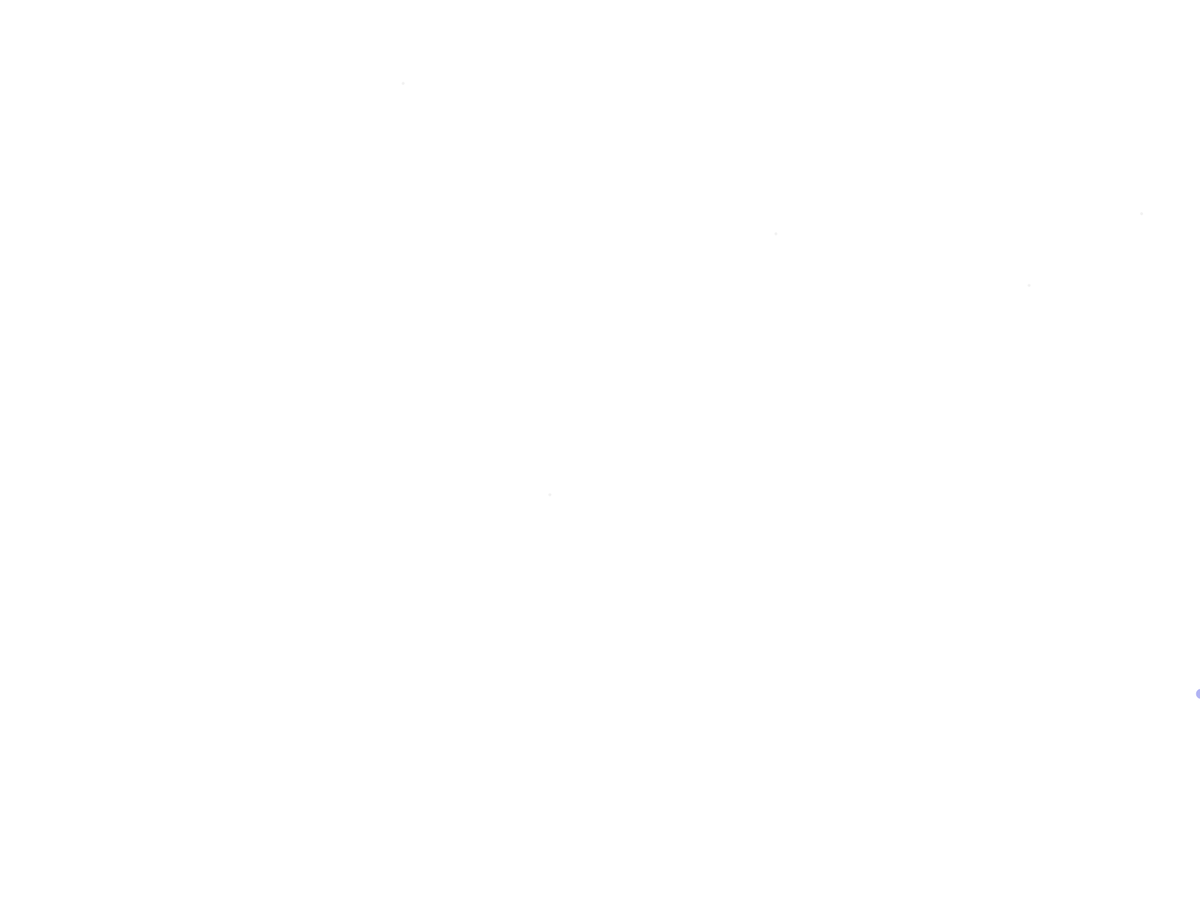
Frame 1 (no input)
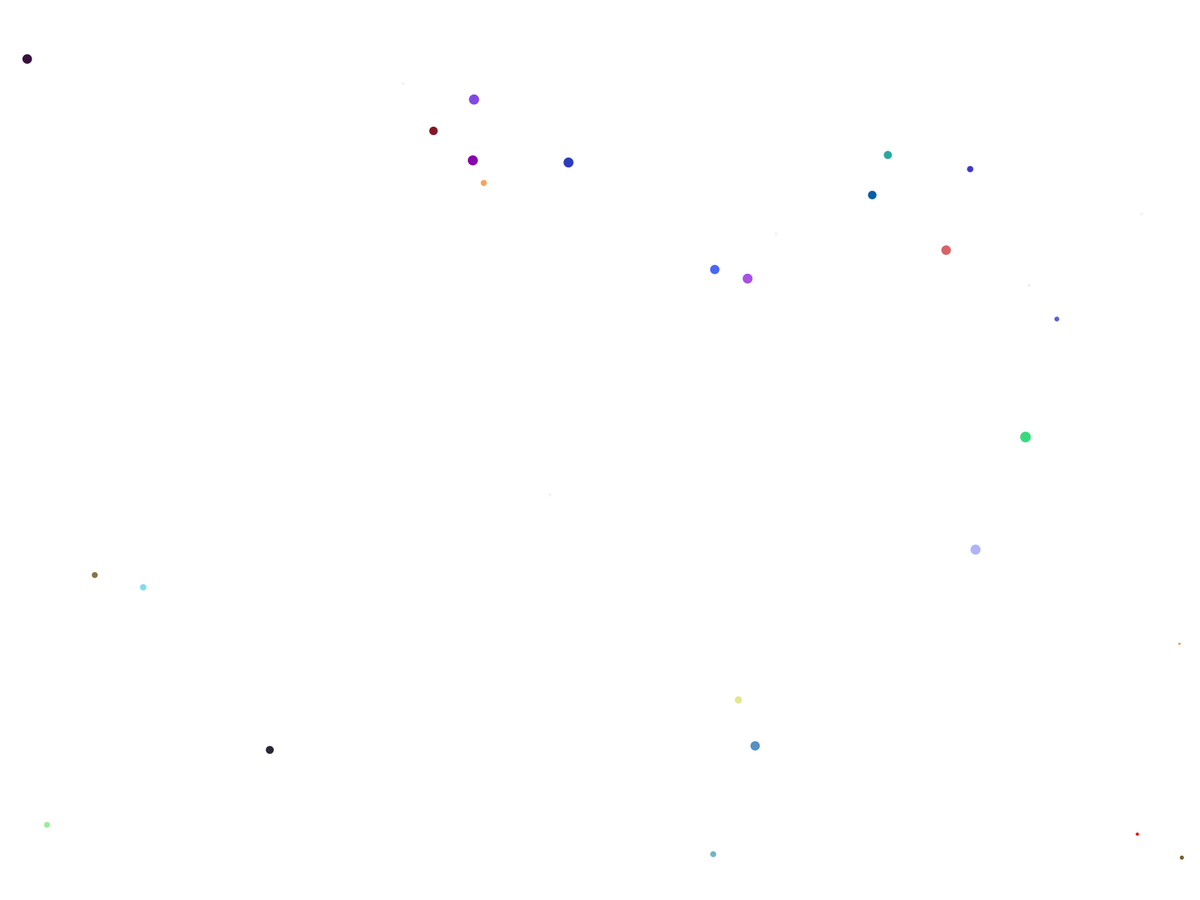
Frame 60 (the mouse pressed at the canvas centre just before this capture)
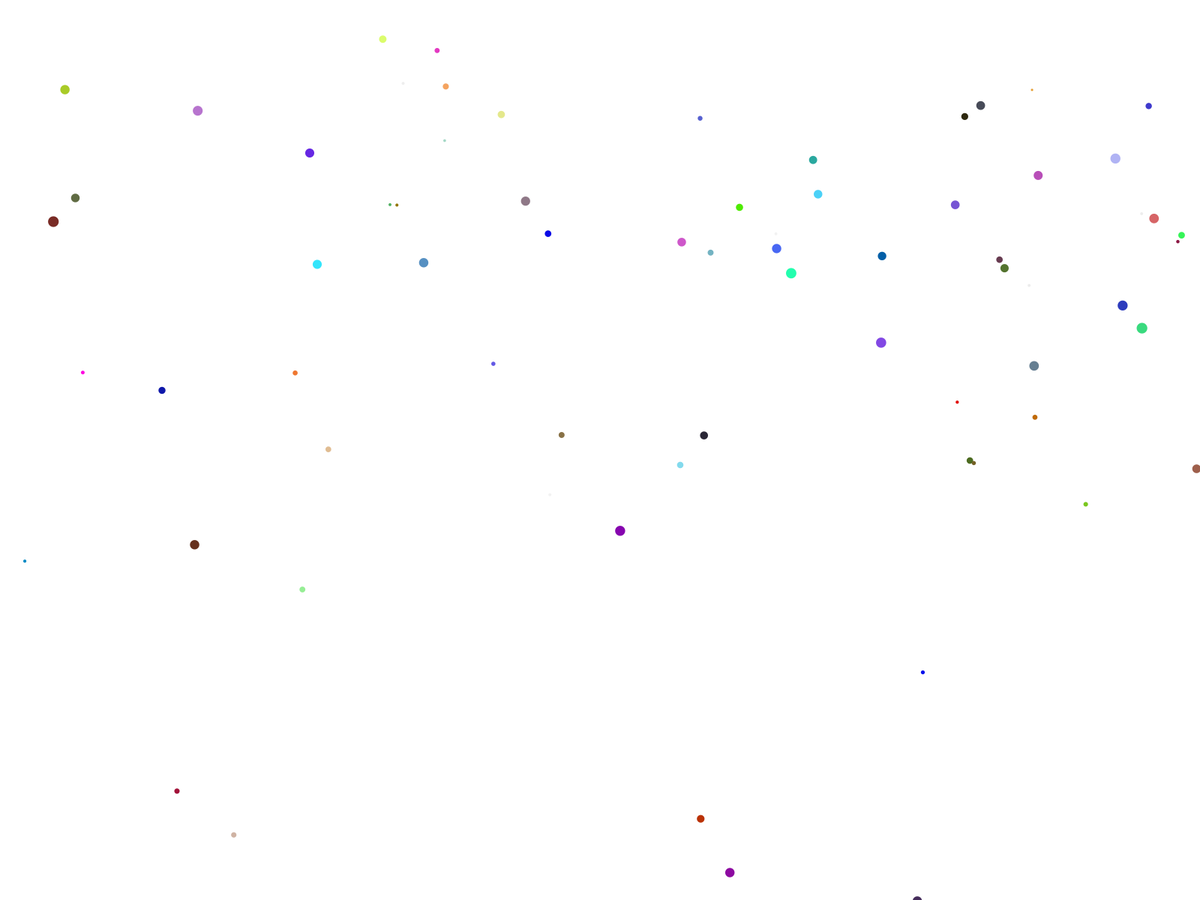
Frame 120 (the mouse held since frame 60 and released just before this capture)

The Processing sketch that drew these frames (run headless with seeded random() and noise(); from frame 60 on, the mouse is pressed at the canvas centre):

// Processing sketch: WhiteHole
// ── WhiteHole.pde
Bubble[] elements;
Bubble[] blacks;

int ballcount = 300;
int blackholes = 5;
float G = 50;
float topmass = 10000;

void setup()
{
  frameRate(30);
  fullScreen();
  
  //size(640,480);
  background(255);
  
  elements = new Bubble[ballcount];
  blacks = new Bubble[blackholes];
  
  for (int i=0; i<blackholes; i++)
    blacks[i] = new Bubble(i, 4, 500, color(240),
                new PVector(random(width),random(height)));
  
  for (int i=0; i<ballcount; i++)
    elements[i] = new Bubble(i);   
}

void draw()
{
  background(255);
  for (int i=0; i<ballcount; i++)
  {
    elements[i].acceleration = new PVector(0,0);
    for (int j=0; j<blackholes; j++)
    {
      elements[i].accelerate(blacks[j]);
      if (elements[i].isTouching(blacks[j]))
      {
        blacks[j].mass+=elements[i].mass;
        if (blacks[j].mass > topmass)
          blacks[j] = new Bubble(i, 4, 500, color(240), new PVector(random(width),random(height)));
      }
      if (elements[i].isTouching(blacks[j]) || elements[i].isTooFar())
        elements[i] = new Bubble(i); 
    }
    elements[i].acceleration.limit(1.5);
  }
  for (int i=0; i<ballcount; i++)
    elements[i].display();
  for (int j=0; j<blackholes; j++)
  {
    blacks[j].shade = color(255 - blacks[j].mass/topmass*255);
    blacks[j].display();
  }
}
// ── Bubble_Class.pde
class Bubble
{
  float dim;
  float mass;
  color shade;
  PVector position;
  PVector velocity;
  PVector acceleration;
  float damping;
  int number;
  
  Bubble(int _num)
  { 
    number = _num;
    mass = floor(random(200)) + 10;
    dim = sqrt(mass);
    shade = color(random(255), random(255), random(255));
    do
    position = new PVector(random(3*width)-width, random(3*height)-height);
    while(position.x > 0 && position.x < width && position.y > 0 && position.y < height);
    velocity = new PVector(random(8) - 4, random(8) - 4);
    acceleration = new PVector(0,0);
    damping = 0.1;
  }
  
  Bubble(int _num, float _dim, float _mass, color _shade, PVector _pos)
  {
    number = _num;
    dim = _dim;
    mass = _mass;
    shade = _shade;
    position = _pos;
    velocity = new PVector(0,0);
    acceleration = new PVector(0,0);
    damping = 1;
  }
  
  void display()
  {
    update();
    noStroke();
    fill(shade);
    ellipse(position.x, position.y, dim, dim);
    //fill(255);
    //text(number, position.x, position.y);
  }
  
  void update()
  {
    velocity.mult(1-(damping*damping));
    velocity.add(acceleration);
    position.add(velocity);
    
    if (mass > topmass) mass = topmass;
    //dim = sqrt(mass);
  }
  
  boolean isTooFar()
  {
    if (position.x > 3*width - width ||
        position.x < -width ||
        position.y > 3*height - height ||
        position.y < -height) 
    {
      return true;
    }
    else return false;
  }
  
  boolean isTouching(Bubble _grav)
  {
    if (distance(position,_grav.position) < dim/2 + _grav.dim/2)
      return true;
    else return false;
  }
  
  void accelerate(Bubble _grav)
  { 
    PVector axel = new PVector(_grav.position.x - position.x,
                               _grav.position.y - position.y);
    axel.normalize();
    float dist = distance(position, _grav.position);
    acceleration.add(axel.mult(G*_grav.mass/(dist*dist)));
  }
}

float distance(PVector pos, PVector pos2)
  {
    return sqrt(((pos.x-pos2.x)*(pos.x-pos2.x))+((pos.y-pos2.y)*(pos.y-pos2.y)));
  }
